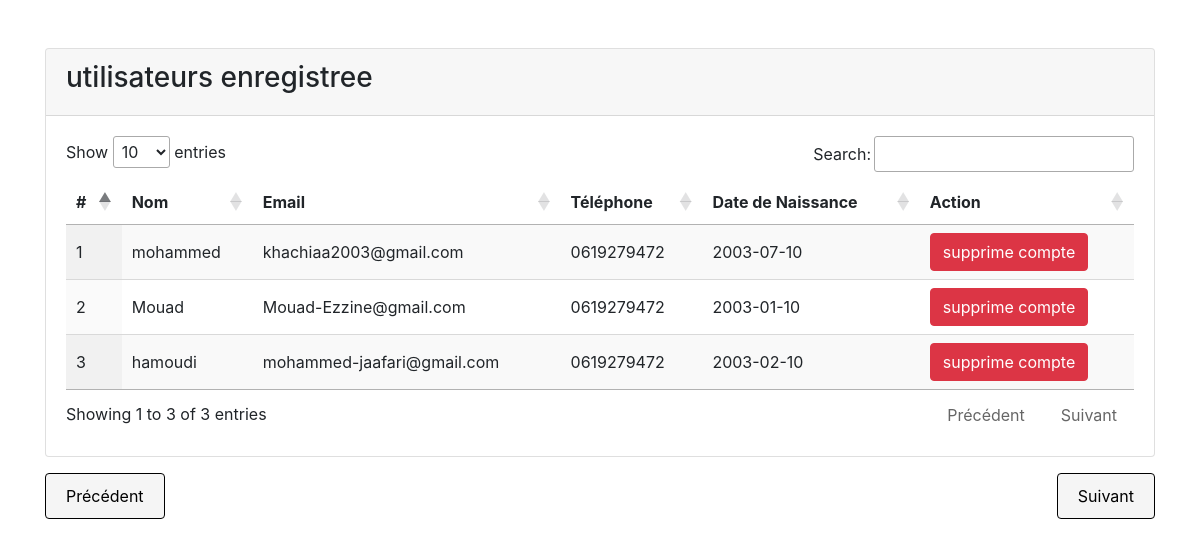
Before: /admin/admin_user.php with the older database file.
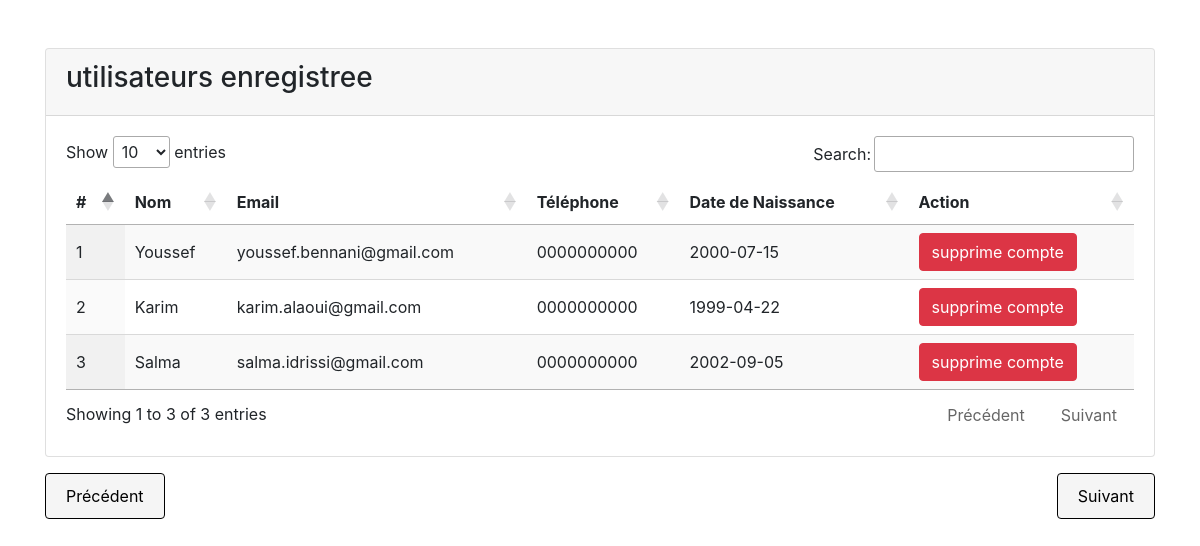
After: the same page with the newer database file.
### tables this page shows
CREATE TABLE `client` (
  `id_client` int(11) NOT NULL,
  `nom` varchar(255) NOT NULL,
  `email` varchar(255) NOT NULL,
  `telephone` varchar(20) DEFAULT NULL,
  `mot_de_passe` varchar(255) NOT NULL,
  `date_naissance` date DEFAULT NULL
);

### admin/admin_user.php (the view, shortened to what this page needs)
<?php
include 'database.php';
$sql = "SELECT * FROM client";
$stmt = $conn->prepare($sql);
$stmt->execute();
$results = $stmt->fetchAll(PDO::FETCH_ASSOC);
?>
<!DOCTYPE html>
<html lang="en">
<head>
    <link rel="stylesheet" href="https://maxcdn.bootstrapcdn.com/bootstrap/4.5.2/css/bootstrap.min.css">
    <link rel="stylesheet" href="https://cdn.datatables.net/1.10.21/css/jquery.dataTables.min.css">
</head>
<body>
<div class="container mt-5">
    <div class="card">
        <div class="card-header">
            <h3>utilisateurs enregistree</h3>
        </div>
        <div class="card-body">
            <table id="userTable" class="display">
                <thead>
                    <tr>
                        <th>#</th>
                        <th>Nom</th>
                        <th>Email</th>
                        <th>Téléphone</th>
                        <th>Date de Naissance</th>
                        <th>Action</th>
                    </tr>
                </thead>
                <tbody>
                    <?php
                    if (count($results) > 0) {
                        $i = 1;
                        foreach ($results as $row) {
                            echo "<tr>";
                            echo "<td>" . $i++ . "</td>";
                            echo "<td>" . htmlspecialchars($row['nom']) . "</td>";
                            echo "<td>" . htmlspecialchars($row['email']) . "</td>";
                            echo "<td>" . htmlspecialchars($row['telephone']) . "</td>";
                            echo "<td>" . htmlspecialchars($row['date_naissance']) . "</td>";
                            echo "<td><button class='btn btn-danger' data-toggle='modal' data-target='#confirmModal' data-id='" . $row['id_client'] . "'>supprime compte</button></td>";
                            echo "</tr>";
                        }
                    }
                    ?>
                </tbody>
            </table>
        </div>
    </div>
    <div class="d-flex justify-content-between mt-3">
        <button id="prevBtn" class="btn btn-primary">Précédent</button>
        <button id="nextBtn" class="btn btn-primary">Suivant</button>
    </div>
</div>
</body>
</html>

### admin/admin_user.php (style rules this page uses)
#prevBtn { background-color:#f5f5f5; border-color: black; padding: 10px 20px; color:black; }
#nextBtn { background-color:#f5f5f5; border-color: black; padding: 10px 20px; color:black; }

Changed rows visible on the page:
changed client: nom "mohammed" → "Youssef"; email "khachiaa2003@gmail.com" → "youssef.bennani@gmail.com"; telephone "0619279472" → "0000000000"; date_naissance "2003-07-10" → "2000-07-15"
changed client: nom "Mouad" → "Karim"; email "Mouad-Ezzine@gmail.com" → "karim.alaoui@gmail.com"; telephone "0619279472" → "0000000000"; date_naissance "2003-01-10" → "1999-04-22"
changed client: nom "hamoudi" → "Salma"; email "mohammed-jaafari@gmail.com" → "salma.idrissi@gmail.com"; telephone "0619279472" → "0000000000"; date_naissance "2003-02-10" → "2002-09-05"
